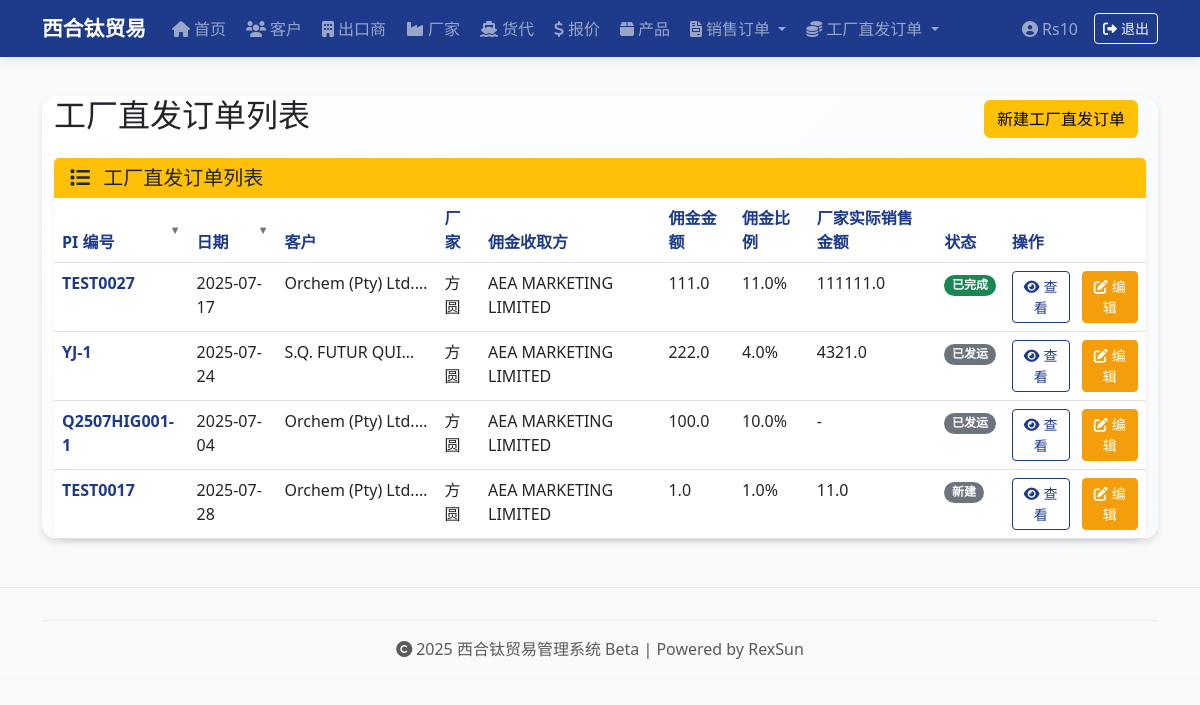
Page /commission-pi-list (signed in) on the committed database.
### app.py (models this page shows, shortened)
class User(UserMixin, db.Model):
    id = db.Column(db.Integer, primary_key=True)
    username = db.Column(db.String(50), unique=True, nullable=False)
    password_hash = db.Column(db.String(128), nullable=False)
    role = db.Column(db.String(20), default='admin')

class PI(db.Model):
    __tablename__ = 'pi'
    id = db.Column(db.Integer, primary_key=True)
    pi_no = db.Column(db.String(50), unique=True, nullable=False)
    pi_date = db.Column(db.Date, nullable=False)
    customer_id = db.Column(db.Integer, db.ForeignKey('customer.id'), nullable=False)
    exporter_id = db.Column(db.Integer, db.ForeignKey('exporter.id'), nullable=False)
    payment_terms = db.Column(db.String(100))
    loading_port = db.Column(db.String(100))
    destination_port = db.Column(db.String(100))
    bank = db.Column(db.Text) # 存放整段银行账户信息文本
    shipment_date = db.Column(db.Date)
    note = db.Column(db.String(200))
    status = db.Column(db.String(20), default='新建')
    customer_name_snapshot = db.Column(db.String(100))  # 客户名称快照
    customer_address_snapshot = db.Column(db.String(200))  # 客户地址快照
    customer_tax_code_snapshot = db.Column(db.String(100))  # 客户税号快照
    customer_country_snapshot = db.Column(db.String(50))  # 客户国家快照
    customer_contact_snapshot = db.Column(db.String(100))  # 客户联系人快照
    customer_phone_snapshot = db.Column(db.String(50))  # 客户电话快照
    customer_email_snapshot = db.Column(db.String(100))  # 客户邮箱快照
    exporter_name_snapshot = db.Column(db.String(100))  # 出口商名称快照
    exporter_address_snapshot = db.Column(db.String(200))  # 出口商地址快照
    exporter_tax_code_snapshot = db.Column(db.String(100))  # 出口商税号快照
    exporter_country_snapshot = db.Column(db.String(50))  # 出口商国家快照
    exporter_contact_snapshot = db.Column(db.String(100))  # 出口商联系人快照
    exporter_phone_snapshot = db.Column(db.String(50))  # 出口商电话快照
    exporter_email_snapshot = db.Column(db.String(100))  # 出口商邮箱快照
    products = db.relationship('PIItem', backref='pi', cascade="all, delete-orphan")  # 👈 注意这里不用引号
    customer = db.relationship('Customer')
    exporter = db.relationship('Exporter', foreign_keys='PI.exporter_id')
    freight_forwarder_id = db.Column(db.Integer, db.ForeignKey('freight_forwarder.id'))
    freight_forwarder = db.relationship('FreightForwarder')
    ocean_freight = db.Column(db.Float)
    container_date = db.Column(db.Date)
    container_location = db.Column(db.String(100))
    etd = db.Column(db.Date)
    eta = db.Column(db.Date)
    coo_required = db.Column(db.String(10))   # '需要' / '不需要'
    apta_required = db.Column(db.String(10))
    export_license_required = db.Column(db.String(10))
    customs_docs_required = db.Column(db.String(10))
    other_documents = db.Column(db.String(200))
    bill_of_lading = db.Column(db.String(100))
    shipping_company = db.Column(db.String(100))
    coa_status = db.Column(db.String(20))
    insurance_status = db.Column(db.String(20))
    document_shipping_status = db.Column(db.String(20))
    tracking_number = db.Column(db.String(100))
    batch_no = db.Column(db.String(200)) #多个批号用 ; 分隔
    actual_departure_date = db.Column(db.Date)  # 实际发运日期 7.4日新增
    vessel_info = db.Column(db.String(100))
    booking_number = db.Column(db.String(100))
    container_type_quantity = db.Column(db.String(20))
    shipping_mark = db.Column(db.String(50))
    freight_term = db.Column(db.String(50))
    contract_number = db.Column(db.String(100))
    freight_clause = db.Column(db.String(200))
    waybill_option = db.Column(db.String(50))
    container_number = db.Column(db.String(50))
    seal_number = db.Column(db.String(50))
    container_type = db.Column(db.String(20))
    quantity_units = db.Column(db.Float)
    gross_weight = db.Column(db.Float)
    volume = db.Column(db.Float)
    vgm = db.Column(db.String(50))
    total_quantity = db.Column(db.Float)
    total_quantity_unit = db.Column(db.String(20))
    total_weight = db.Column(db.Float)
    total_weight_unit = db.Column(db.String(20))
    total_volume = db.Column(db.Float)
    total_volume_unit = db.Column(db.String(20))
    total_vgm = db.Column(db.String(50))
    actual_arrival_date = db.Column(db.Date)  # 实际到港日期
    payment_received = db.Column(db.String(10))  # 货款收齐：'已收齐' / '未收齐'
    freight_invoice_amount = db.Column(db.Float)  # 货代账单金额
    freight_invoice_confirmed = db.Column(db.String(10))  # 货代账单确认状态 '已确认' / '未确认'
    freight_invoice_issued = db.Column(db.String(10))  # 货代发票开具状态 '已开具' / '未开具'
    telex_release = db.Column(db.String(10))  # PI电放状态 '已电放' / '未电放'
    settlement_documents_required = db.Column(db.String(10))  # 结汇文件 '需要' / '不需要'
    freight_payment_status = db.Column(db.String(10))  # 运费付款状态：'已付款' / '未付款'
    commission_factory_id = db.Column(db.Integer, db.ForeignKey('factory.id'))
    commission_exporter_id = db.Column(db.Integer, db.ForeignKey('exporter.id'))
    commission_amount = db.Column(db.Float)
    commission_rate = db.Column(db.Float)
    commission_status = db.Column(db.String(20))
    factory_sale_amount = db.Column(db.Float)
    commission_factory = db.relationship('Factory', foreign_keys='PI.commission_factory_id')
    commission_exporter = db.relationship('Exporter', foreign_keys='PI.commission_exporter_id')

class Factory(db.Model):
    id = db.Column(db.Integer, primary_key=True)
    code = db.Column(db.String(10), unique=True)
    name = db.Column(db.String(100), nullable=False)
    address = db.Column(db.String(200))
    tax_code = db.Column(db.String(100))
    country = db.Column(db.String(50), nullable=False)
    contact_person = db.Column(db.String(100))
    phone = db.Column(db.String(50))
    email = db.Column(db.String(100))

class Exporter(db.Model):
    id = db.Column(db.Integer, primary_key=True)
    code = db.Column(db.String(10), unique=True)
    name = db.Column(db.String(100), nullable=False)
    address = db.Column(db.String(200), nullable=False)
    tax_code = db.Column(db.String(100))
    country = db.Column(db.String(50), nullable=False)
    contact_person = db.Column(db.String(100))
    phone = db.Column(db.String(50))
    email = db.Column(db.String(100))

### app.py (the view)
@app.route('/commission-pi-list')
@login_required
def commission_pi_list():
    pi_list = PI.query.filter((PI.commission_factory_id.isnot(None)) | (PI.commission_exporter_id.isnot(None))).all()
    return render_template('commission_pi_list.html', pi_list=pi_list)

### app.py (called while the page is built)
@login_manager.user_loader
def load_user(user_id):
    return User.query.get(int(user_id))

@app.before_request
def create_admin_users():
    if not hasattr(app, '_admin_created'):
        db.create_all()
        users = [
            ('Rs10', 'Rs10!)xht'),
            ('Bw18', 'Bw18!*xht'),
            ('Dd16', 'Dd16!^xht'),
        ]
        for username, pwd in users:
            if not User.query.filter_by(username=username).first():
                user = User(username=username)
                user.set_password(pwd)
                db.session.add(user)
        db.session.commit()
        app._admin_created = True

### templates/commission_pi_list.html (shortened to what this page needs)
{% extends "base.html" %}
{% block content %}
<div class="container mt-4">
  <div class="d-flex justify-content-between align-items-center mb-3">
    <h2>工厂直发订单列表</h2>
    <div>
              <a href="{{ url_for('create_pi_commission') }}" class="btn btn-warning me-2">新建工厂直发订单</a>
    </div>
  </div>
  <div class="pi-list-section">
    <div class="card border-0 shadow-sm">
      <div class="card-header bg-warning text-dark">
        <h5 class="mb-0">
          <i class="fas fa-list me-2"></i> 工厂直发订单列表
        </h5>
      </div>
      <div class="card-body p-0">
        <div class="table-responsive">
          <table id="piTable" class="table table-hover mb-0">
            <thead class="bg-light-gray">
              <tr>
                <th onclick="sortTable(0)" class="sortable-header text-navy">PI 编号</th>
                <th onclick="sortTable(1)" class="sortable-header text-navy">日期</th>
                <th class="text-navy">客户</th>
                <th class="text-navy">厂家</th>
                <th class="text-navy">佣金收取方</th>
                <th class="text-navy">佣金金额</th>
                <th class="text-navy">佣金比例</th>
                <th class="text-navy">厂家实际销售金额</th>
                <th class="text-navy">状态</th>
                <th class="text-navy">操作</th>
              </tr>
            </thead>
            <tbody>
              {% for pi in pi_list %}
              {% if pi.commission_factory_id or pi.commission_exporter_id %}
              <tr class="table-row-hover">
                <td class="fw-bold text-navy">{{ pi.pi_no }}</td>
                <td>{{ pi.pi_date.strftime('%Y-%m-%d') }}</td>
                <td style="max-width: 160px; overflow: hidden; text-overflow: ellipsis; white-space: nowrap;">
                  <span title="{{ pi.customer_name_snapshot or (pi.customer.name if pi.customer else '') }}">{{ pi.customer_name_snapshot or (pi.customer.name if pi.customer else '') }}</span>
                </td>
                <td>{{ pi.commission_factory.name if pi.commission_factory else '-' }}</td>
                <td>{{ pi.commission_exporter.name if pi.commission_exporter else '-' }}</td>
                <td>{{ pi.commission_amount or '-' }}</td>
                <td>{{ pi.commission_rate or '-' }}{% if pi.commission_rate %}%{% endif %}</td>
                <td>{{ pi.factory_sale_amount or '-' }}</td>
                <td>
                  {% if pi.status == '已完成' %}
                    <span class="badge bg-success rounded-pill">{{ pi.status }}</span>
                  {% else %}
                    <span class="badge bg-secondary rounded-pill">{{ pi.status }}</span>
                  {% endif %}
                </td>
                <td>
                  <div class="d-flex flex-row gap-2">
                    <a href="{{ url_for('view_pi', pi_id=pi.id) }}" class="btn btn-sm btn-outline-navy me-1">
                      <i class="fas fa-eye me-1"></i>查看
                    </a>
                    <a href="{{ url_for('edit_commission_pi', pi_id=pi.id) }}" class="btn btn-sm btn-accent">
                      <i class="fas fa-edit me-1"></i>编辑
                    </a>
                  </div>
                </td>
              </tr>
              {% endif %}
              {% endfor %}
            </tbody>
          </table>
        </div>
      </div>
    </div>
  </div>
</div>
{% endblock %}

### templates/base.html (shortened to what this page needs)
<!DOCTYPE html>
<html lang="zh-CN">
<head>
  <link href="https://cdn.jsdelivr.net/npm/bootstrap@5.3.0/dist/css/bootstrap.min.css" rel="stylesheet">
  <link href="https://cdnjs.cloudflare.com/ajax/libs/font-awesome/6.0.0/css/all.min.css" rel="stylesheet">
  <link href="{{ url_for('static', filename='style.css') }}" rel="stylesheet">
</head>
<body>
  {% if not (request.endpoint == 'login' or request.endpoint == 'static') %}
  <nav class="navbar navbar-expand-lg navbar-dark bg-navy fixed-top">
    <div class="container">
      <a class="navbar-brand fw-bold" href="/">
        西合钛贸易
      </a>
      <div class="collapse navbar-collapse" id="navbarNav">
        <ul class="navbar-nav me-auto mb-2 mb-lg-0">
          <li class="nav-item">
            <a class="nav-link" href="/">
              <i class="fas fa-home me-1"></i>首页
            </a>
          </li>
          <li class="nav-item">
            <a class="nav-link" href="/customers">
              <i class="fas fa-users me-1"></i>客户
            </a>
          </li>
          <li class="nav-item">
            <a class="nav-link" href="/exporters">
              <i class="fas fa-building me-1"></i>出口商
            </a>
          </li>
          <li class="nav-item">
            <a class="nav-link" href="/factories">
              <i class="fas fa-industry me-1"></i>厂家
            </a>
          </li>
          <li class="nav-item">
            <a class="nav-link" href="/freight-forwarders">
              <i class="fas fa-ship me-1"></i>货代
            </a>
          </li>
          <li class="nav-item">
            <a class="nav-link" href="/freight-quotes">
              <i class="fas fa-dollar-sign me-1"></i>报价
            </a>
          </li>
          <li class="nav-item">
            <a class="nav-link" href="/products">
              <i class="fas fa-box me-1"></i>产品
            </a>
          </li>
          <li class="nav-item dropdown">
            <a class="nav-link dropdown-toggle" href="#" id="salesOrderDropdown" role="button" data-bs-toggle="dropdown" aria-expanded="false">
              <i class="fas fa-file-invoice me-1"></i>销售订单
            </a>
          </li>
          <li class="nav-item dropdown">
            <a class="nav-link dropdown-toggle" href="#" id="commissionOrderDropdown" role="button" data-bs-toggle="dropdown" aria-expanded="false">
              <i class="fas fa-coins me-1"></i>工厂直发订单
            </a>
          </li>
        </ul>
        {% if current_user.is_authenticated %}
        <ul class="navbar-nav ms-auto">
          <li class="nav-item d-flex align-items-center">
            <span class="navbar-text me-3">
              <i class="fas fa-user-circle me-1"></i>{{ current_user.username }}
            </span>
          </li>
          <li class="nav-item d-flex align-items-center">
            <a class="btn btn-outline-light btn-sm" href="{{ url_for('logout') }}">
              <i class="fas fa-sign-out-alt me-1"></i>退出
            </a>
          </li>
        </ul>
        {% endif %}
      </div>
    </div>
  </nav>
  {% endif %}
  <div class="container mt-5 pt-4">
    <div class="content-card">
      {% block content %}
      {% endblock %}
    </div>
  </div>
  <footer class="footer text-center text-muted py-3 mt-5">
    <div class="container">
      <hr class="my-3">
      <p class="mb-0">
        <i class="fas fa-copyright me-1"></i>2025 西合钛贸易管理系统 Beta | Powered by RexSun
      </p>
    </div>
  </footer>
</body>
</html>

### static/style.css (style rules this page uses)
body { font-family: 'Segoe UI', Arial, sans-serif; background-color: #f8f9fa; }
.navbar { box-shadow: 0 2px 10px rgba(0,0,0,0.1); }
.content-card { margin-top: 20px; border-radius: 8px; box-shadow: 0 4px 12px rgba(0,0,0,0.05); }
.footer { margin-top: 50px; padding: 20px; background-color: #f8f9fa; border-top: 1px solid #e9ecef; }
.sortable-header { cursor: pointer; position: relative; }
.sortable-header::after { content: "▼"; font-size: 0.7em; color: #6c757d; position: absolute; right: 8px; top: 50%; transform: translateY(-50%); }

### templates/commission_pi_list.html (style rules this page uses)
:root { --navy-blue: #1e3a8a; --light-navy: #3b82f6; --accent-color: #f59e0b; --light-gray: #f8fafc; --medium-gray: #e2e8f0; --dark-gray: #64748b; }
.text-navy { color: var(--navy-blue) !important; }
.bg-navy { background-color: var(--navy-blue) !important; }
.bg-light-gray { background-color: var(--light-gray) !important; }
.btn-outline-navy { color: var(--navy-blue); border-color: var(--navy-blue); }
.btn-accent { background-color: var(--accent-color); border-color: var(--accent-color); color: white; }
.sortable-header { cursor: pointer; position: relative; }
.sortable-header::after { content: "▼"; font-size: 0.7em; color: #6c757d; position: absolute; right: 8px; top: 50%; transform: translateY(-50%); }
.card { border-radius: 15px; box-shadow: 0 4px 6px rgba(0, 0, 0, 0.1); }
.card-header { border-radius: 15px 15px 0 0; border: none; }

### templates/base.html (style rules this page uses)
:root { --navy-blue: #1e3a8a; --light-navy: #3b82f6; --accent-color: #f59e0b; --light-gray: #f8fafc; --medium-gray: #e2e8f0; --dark-gray: #64748b; }
.bg-navy { background-color: var(--navy-blue) !important; }
.navbar-brand { font-size: 1.3rem; transition: all 0.3s ease; }
.nav-link { transition: all 0.2s ease; border-radius: 6px; margin: 0 2px; }
.content-card { background: linear-gradient(135deg, #ffffff 0%, var(--light-gray) 100%); border-radius: 15px; box-shadow: 0 4px 6px rgba(0, 0, 0, 0.1); border: none; margin-bottom: 2rem; }
.footer { background-color: var(--light-gray); border-top: 1px solid var(--medium-gray); }
.footer hr { border-color: var(--medium-gray); opacity: 0.5; }
.content-card { animation: fadeIn 0.6s ease-out; }

### rows in the picture
User: username "Rs10"
PI: pi_no "TEST0027", pi_date "2025-07-17", customer_name_snapshot "Orchem (Pty) Ltd.…", commission_factory "方圆", commission_exporter "AEA MARKETING LIMITED", commission_amount "111.0", commission_rate "11.0", factory_sale_amount "111111.0", status "已完成"
PI: pi_no "YJ-1", pi_date "2025-07-24", customer_name_snapshot "S.Q. FUTUR QUI…", commission_factory "方圆", commission_exporter "AEA MARKETING LIMITED", commission_amount "222.0", commission_rate "4.0", factory_sale_amount "4321.0", status "已发运"
PI: pi_no "Q2507HIG001-1", pi_date "2025-07-04", customer_name_snapshot "Orchem (Pty) Ltd.…", commission_factory "方圆", commission_exporter "AEA MARKETING LIMITED", commission_amount "100.0", commission_rate "10.0", factory_sale_amount "-", status "已发运"
PI: pi_no "TEST0017", pi_date "2025-07-28", customer_name_snapshot "Orchem (Pty) Ltd.…", commission_factory "方圆", commission_exporter "AEA MARKETING LIMITED", commission_amount "1.0", commission_rate "1.0", factory_sale_amount "11.0", status "新建"
